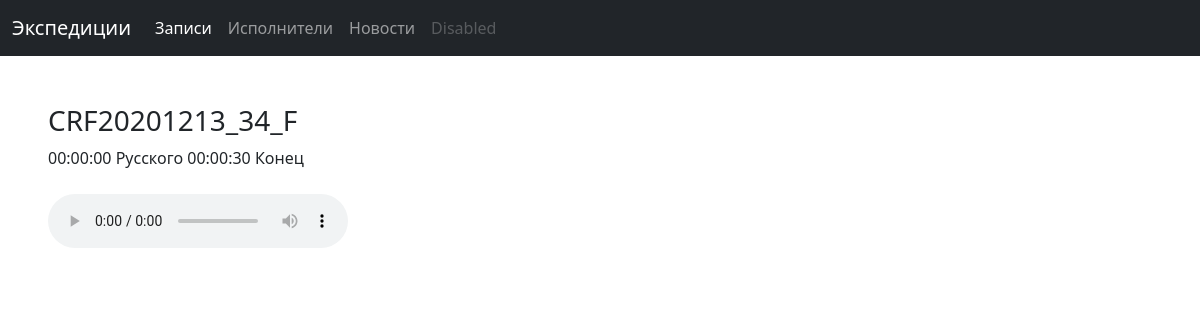
The app's page /dm/4/ with its own data.
### folklore_base/apps/base/models.py (models this page shows, shortened)
class DigitalMedia(models.Model):
    id_auto = models.AutoField(primary_key=True)
    seans = models.ForeignKey(SeansOfRecord,
                              on_delete=models.DO_NOTHING)
    place_hdd_drive = models.ForeignKey(HddMediaDrive,
                                        on_delete=models.DO_NOTHING,
                                        default=0,
                                        verbose_name='На каком HDD хранится')
    id_of_digitl_media = models.CharField(unique=True,
                                          default='CRF20201213_34_A',
                                          verbose_name='ID цифровой записи',
                                          max_length=45)
    fileupl = models.FileField(upload_to='audio/',
                               verbose_name='Аудиофайл')
    file_description = models.TextField(max_length=600,
                                        verbose_name='Описание и тайминг',
                                        default='00:00:00 Русского \n00:00:30 Конец')
    class Meta:
        verbose_name='Цифровой медиа файл'
        verbose_name_plural = 'Цифровые медиа файлы'

### folklore_base/apps/base/views.py (the view)
# urls.py: path('dm/<int:pk>/', DigitalMediaDetailView.as_view(), name = 'post_detail'),
class DigitalMediaDetailView(DetailView):
    model = DigitalMedia
    template_name = 'digitalmediadetail.html'

### folklore_base/apps/base/templates/digitalmediadetail.html (shortened to what this page needs)
{% extends 'base.html' %}
{% block content %}
  <div class="post-entry">
    <h3>{{ object.id_of_digitl_media }}</h3>
    {{ object.file_description }}<br><br>
    <audio src="{{ object.fileupl.url }}" controls></audio>
  </div>
{% endblock content %}

### records on screen
DigitalMedia: id_of_digitl_media "CRF20201213_34_F", file_description "00:00:00 Русского 00:00:30 Конец"
